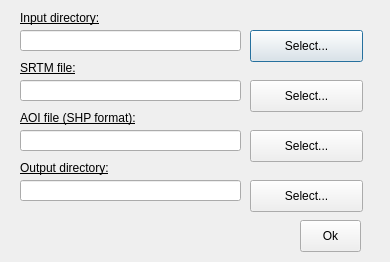
<?xml version="1.0" encoding="UTF-8"?>
<ui version="4.0">
 <class>DlgInput</class>
 <widget class="QDialog" name="DlgInput">
  <property name="geometry">
   <rect>
    <x>0</x>
    <y>0</y>
    <width>390</width>
    <height>262</height>
   </rect>
  </property>
  <property name="windowTitle">
   <string>LSR input data...</string>
  </property>
  <widget class="QLabel" name="label">
   <property name="geometry">
    <rect>
     <x>20</x>
     <y>10</y>
     <width>101</width>
     <height>16</height>
    </rect>
   </property>
   <property name="font">
    <font>
     <underline>true</underline>
    </font>
   </property>
   <property name="text">
    <string>Input directory:</string>
   </property>
  </widget>
  <widget class="QLineEdit" name="txtInputDir">
   <property name="geometry">
    <rect>
     <x>20</x>
     <y>30</y>
     <width>221</width>
     <height>21</height>
    </rect>
   </property>
  </widget>
  <widget class="QPushButton" name="BtnSetInputDir">
   <property name="geometry">
    <rect>
     <x>250</x>
     <y>30</y>
     <width>113</width>
     <height>32</height>
    </rect>
   </property>
   <property name="text">
    <string>Select...</string>
   </property>
  </widget>
  <widget class="QPushButton" name="BtnSetSRTMfile">
   <property name="geometry">
    <rect>
     <x>250</x>
     <y>80</y>
     <width>113</width>
     <height>32</height>
    </rect>
   </property>
   <property name="text">
    <string>Select...</string>
   </property>
  </widget>
  <widget class="QLineEdit" name="txtSRTMfile">
   <property name="geometry">
    <rect>
     <x>20</x>
     <y>80</y>
     <width>221</width>
     <height>21</height>
    </rect>
   </property>
  </widget>
  <widget class="QLabel" name="label_2">
   <property name="geometry">
    <rect>
     <x>20</x>
     <y>60</y>
     <width>101</width>
     <height>16</height>
    </rect>
   </property>
   <property name="font">
    <font>
     <underline>true</underline>
    </font>
   </property>
   <property name="text">
    <string>SRTM file:</string>
   </property>
  </widget>
  <widget class="QPushButton" name="BtnSetAOIfile">
   <property name="geometry">
    <rect>
     <x>250</x>
     <y>130</y>
     <width>113</width>
     <height>32</height>
    </rect>
   </property>
   <property name="text">
    <string>Select...</string>
   </property>
  </widget>
  <widget class="QLineEdit" name="txtAOIfile">
   <property name="geometry">
    <rect>
     <x>20</x>
     <y>130</y>
     <width>221</width>
     <height>21</height>
    </rect>
   </property>
  </widget>
  <widget class="QLabel" name="label_3">
   <property name="geometry">
    <rect>
     <x>20</x>
     <y>110</y>
     <width>151</width>
     <height>16</height>
    </rect>
   </property>
   <property name="font">
    <font>
     <underline>true</underline>
    </font>
   </property>
   <property name="text">
    <string>AOI file (SHP format):</string>
   </property>
  </widget>
  <widget class="QPushButton" name="BtnOk">
   <property name="geometry">
    <rect>
     <x>300</x>
     <y>220</y>
     <width>61</width>
     <height>32</height>
    </rect>
   </property>
   <property name="text">
    <string>Ok</string>
   </property>
  </widget>
  <widget class="QLineEdit" name="txtOutputDir">
   <property name="geometry">
    <rect>
     <x>20</x>
     <y>180</y>
     <width>221</width>
     <height>21</height>
    </rect>
   </property>
  </widget>
  <widget class="QLabel" name="label_4">
   <property name="geometry">
    <rect>
     <x>20</x>
     <y>160</y>
     <width>101</width>
     <height>16</height>
    </rect>
   </property>
   <property name="font">
    <font>
     <underline>true</underline>
    </font>
   </property>
   <property name="text">
    <string>Output directory:</string>
   </property>
  </widget>
  <widget class="QPushButton" name="BtnSetOutputDir">
   <property name="geometry">
    <rect>
     <x>250</x>
     <y>180</y>
     <width>113</width>
     <height>32</height>
    </rect>
   </property>
   <property name="text">
    <string>Select...</string>
   </property>
  </widget>
 </widget>
 <resources/>
 <connections/>
</ui>
